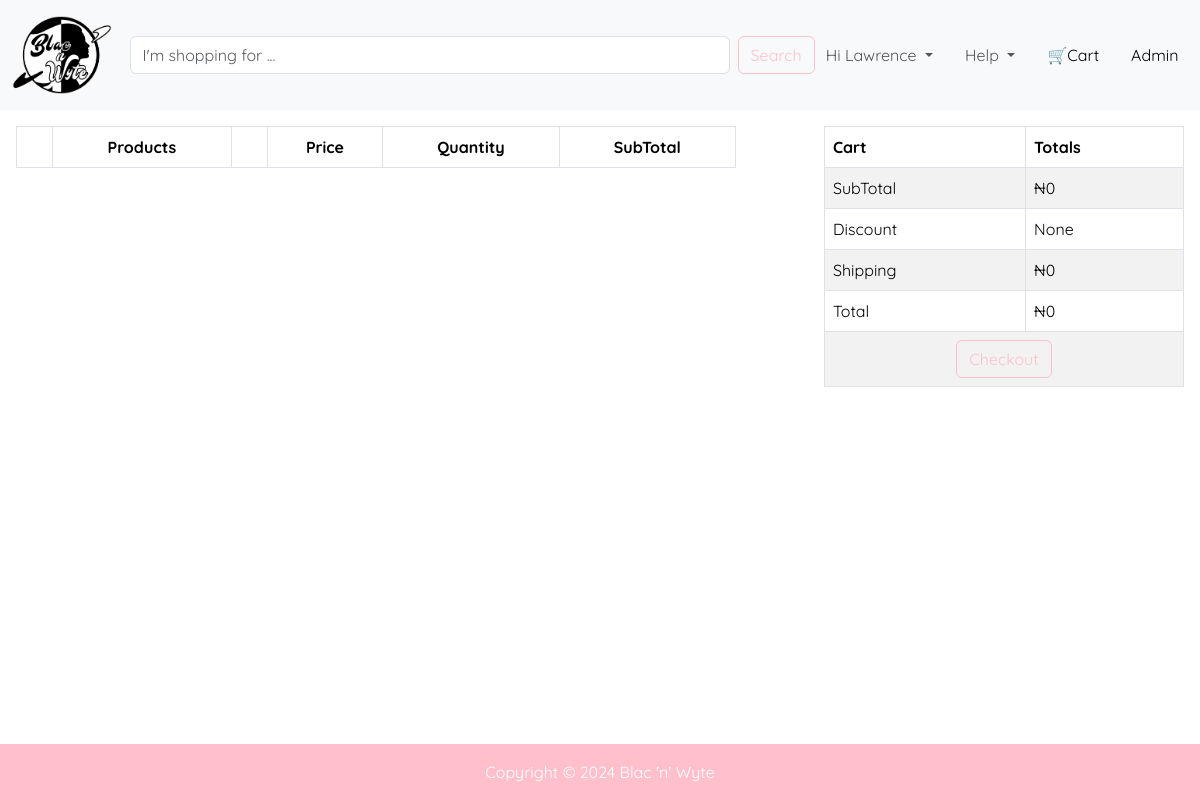
/all_cart (signed in), run on an earlier commit of the app's database.
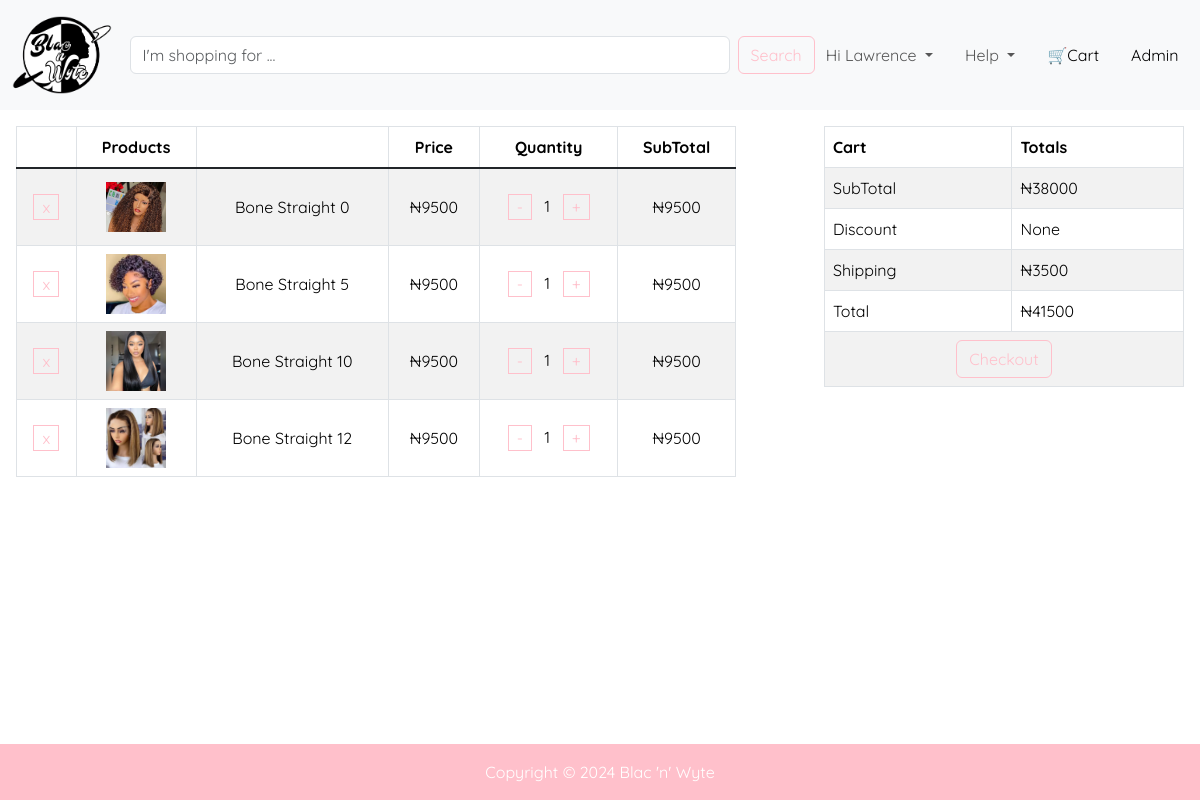
And on a later commit of the database.
### database.py (models this page shows, shortened)
class User(db.Model, UserMixin):
    id: Mapped[int] = mapped_column(primary_key=True)
    email: Mapped[str] = mapped_column(unique=True)
    firstname: Mapped[str]
    lastname: Mapped[str]
    phone: Mapped[int] = mapped_column(Integer)
    password: Mapped[str] = mapped_column(nullable=False)
    country: Mapped[str]
    state: Mapped[str]
    localgovt: Mapped[str]
    city: Mapped[str] = mapped_column(String(70))
    address: Mapped[str]
    registered_on: Mapped[DateTime] = mapped_column(DateTime, nullable=False)
    confirmed: Mapped[bool] = mapped_column(default=False, nullable=False)
    confirmed_on: Mapped[DateTime] = mapped_column(DateTime, nullable=True)
    is_admin: Mapped[bool] = mapped_column(Boolean, default=False, nullable=False)
    user_cart: Mapped[str] = relationship("Cart", back_populates="cart_user")
    user_order: Mapped[str] = relationship("Order", back_populates="order_user")

class Cart(db.Model):
    id: Mapped[int] = mapped_column(primary_key=True)
    quantity: Mapped[int]
    subtotal: Mapped[int]
    product_id: Mapped[int] = mapped_column(ForeignKey("product.id"), unique=True)
    user_id: Mapped[int] = mapped_column(ForeignKey("user.id"))
    cart_user: Mapped[str] = relationship("User", back_populates="user_cart")
    product: Mapped[str] = relationship("Product", back_populates=None)

class Product(db.Model):
    id: Mapped[int] = mapped_column(primary_key=True)
    image: Mapped[str]
    name: Mapped[str]
    desc: Mapped[str]
    price: Mapped[int]

### onlinestore.py (the view, shortened to what this page needs)
@app.route("/all_cart", methods=["GET", "POST"])
def all_cart():
    if current_user.is_authenticated:
        form_inc = CartRemoveForm()
        form_inc.submit.label.text = '+'
        form_dec = CartRemoveForm()
        form_dec.submit.label.text = '-'
        form = CartRemoveForm()
        items = Cart.query.where(Cart.user_id == current_user.id)
        indexed_items = [(num + 1, item) for num, item in enumerate(items)]
        subtotal = 0
        for num, entry in indexed_items:
            subtotal += entry.subtotal
        if subtotal > 0:
            shipping_price = 3500
        else:
            shipping_price = 0
        total = subtotal + shipping_price
    else:
        return redirect(url_for('signin'))
    return render_template('cart.html', products=indexed_items, subtotal=subtotal, shipping_price=shipping_price, total=total, form=form, form_inc=form_inc, form_dec=form_dec, logged_in=current_user.is_authenticated, user=current_user, year=year)

### form.py
class CartRemoveForm(FlaskForm):
    submit = SubmitField(label='x', render_kw={'class': 'btn btn-outline-success cart'})

### method_override.py (called while the page is built)
    def __call__(self, environ, start_response):
        method = environ.get('HTTP_X_HTTP_METHOD_OVERRIDE', '').upper()
        if method in self.allowed_methods:
            environ['REQUEST_METHOD'] = method
        if method in self.bodyless_methods:
            environ['CONTENT_LENGTH'] = '0'
        return self.app(environ, start_response)

### onlinestore.py (called while the page is built)
@login_manager.user_loader
def user_loader(user_id):
    return db.session.execute(db.select(User).where(User.id == user_id)).scalar()

### templates/cart.html (shortened to what this page needs)
{% extends "header.html" %}
{% block content %}
    <section id="cart">
      <table id="cart-table" class="table items table-striped table-bordered text-center">
        <thead>
          <tr>
            <th scope="col"></th>
            <th scope="col">Products</th>
            <th scope="col"></th>
            <th scope="col">Price</th>
            <th scope="col">Quantity</th>
            <th scope="col">SubTotal</th>
          </tr>
        </thead>
        <tbody class="table-group-divider">
        {% for num, item in products %}
          <tr>
            <td scope="row">
              <form method="POST" action="{{ url_for('all_cart', id=item.id) }}" id="{{ item.id }}" class="cart-btn-form">
                {{ form.hidden_tag() }} {{ form.submit }}
              </form>
            </td>
            <td><img src="{{ url_for('static', filename=item.product.image) }}" alt="image" class="cart-image"></td>
            <td>{{ item.product.name }}</td>
            <td>₦{{ item.product.price }}</td>
            <td>
              <form method="POST" action="{{ url_for('all_cart', id=item.id, btn='-') }}" class="cart-btn-form minus">
                {{ form_dec.hidden_tag() }} {{ form_dec.submit }}
              </form>
              {{ item.quantity }}
              <form method="POST" action="{{ url_for('all_cart', id=item.id, btn='+') }}" class="cart-btn-form plus">
                {{ form_inc.hidden_tag() }} {{ form_inc.submit }}
              </form>
            </td>
            <td>₦{{ item.subtotal }}</td>
          </tr>
        {% endfor %}
        </tbody>
      </table>
      <table class="table cart table-striped table-bordered">
        <thead>
          <tr>
            <th>Cart</th>
            <th>Totals</th>
          </tr>
        </thead>
        <tbody>
          <tr>
            <td>SubTotal</td>
            <td>₦{{ subtotal }}</td>
          </tr>
          <tr>
            <td>Discount</td>
            <td> None </td>
          </tr>
          <tr>
            <td>Shipping</td>
            <td> ₦{{ shipping_price }} </td>
          </tr>
          <tr>
            <td>Total</td>
            <td> ₦{{ total }} </td>
          </tr>
          <tr>
            <td colspan="2" class="text-center"><a href="{{ url_for('checkout', total=total) }}" class="btn btn-outline-success">Checkout</a></td>
          </tr>
        </tbody>
      </table>
    </section>
{% endblock %}

### templates/header.html (shortened to what this page needs)
<!doctype html>
<html lang="en">
  <head>
    <link href="https://cdn.jsdelivr.net/npm/bootstrap@5.3.3/dist/css/bootstrap.min.css" rel="stylesheet">
    <link rel="stylesheet" href="{{ url_for('static', filename='css/style.css') }}">
  </head>
  <body>
    <nav class="navbar fixed-top navbar-expand-lg bg-body-tertiary">
      <div class="container-fluid">
        <a class="navbar-brand" href="{{ url_for('index') }}">
          <img src="{{url_for('static', filename='images/logo.png')}}" alt="Blac'n'Wyte" width="100" height="100">
        </a>
        <div class="collapse navbar-collapse" id="navbarSupportedContent">
          <form class="d-flex mx-auto" role="search">
            <input class="form-control me-2" type="search" placeholder="I'm shopping for ..." aria-label="Search">
            <button class="btn btn-outline-success" type="submit">Search</button>
          </form>
          <ul class="navbar-nav mx-auto mb-2 mb-lg-0">
            <li class="nav-item dropdown">
              {% if logged_in: %}
              <a class="nav-link dropdown-toggle" href="#" role="button" data-bs-toggle="dropdown" aria-expanded="false">
                Hi {{ user.firstname }}
              </a>
              {% else: %}
              <a class="nav-link dropdown-toggle" href="#" role="button" data-bs-toggle="dropdown" aria-expanded="false">
                Account
              </a>
              {% endif %}
            </li>
            <li class="nav-item dropdown ms-3">
              <a class="nav-link dropdown-toggle" href="#" role="button" data-bs-toggle="dropdown" aria-expanded="false">
                Help
              </a>
            </li>
            <li class="nav-item ms-3">
              <a class="nav-link active" href="{{ url_for('all_cart') }}" aria-current="page">🛒Cart</a>
            </li>
            {% if user.email == 'lawrence.nno@gmail.com' or user.is_admin == True %}
              <li class="nav-item ms-3">
                <a class="nav-link active" href="{{ url_for('admin.index') }}" aria-current="page">Admin</a>
              </li>
            {% endif %}
          </ul>
        </div>
      </div>
    </nav>
    <main>
      {% block content %}
      {% endblock %}
    </main>
    <footer class="text-center">
      Copyright &#169; {{ year }} Blac 'n' Wyte
    </footer>
  </body>
</html>

### static/css/style.css (style rules this page uses)
body { font-family: "Quicksand", sans-serif; font-optical-sizing: auto; display: flex; flex-direction: column; min-height: 100vh; }
main { flex-grow: 1 !important; }
footer { margin-top: 1rem; padding: 1rem; background-color: pink; color: white; }
.navbar { --bs-navbar-padding-x: 0; --bs-navbar-padding-y: 0; --bs-navbar-color: rgba(var(--bs-emphasis-color-rgb), 0.65); --bs-navbar-hover-color: rgba(var(--bs-emphasis-color-rgb), 0.8); --bs-navbar-disabled-color: rgba(var(--bs-emphasis-color-rgb), 0.3); --bs-navbar-active-color: rgba(var(--bs-emphasis-color-rgb), 1); --bs-navbar-brand-padding-y: 0.3125rem; --bs-navbar-brand-margin-end: 1rem; --bs-navbar-brand-font-size: 1.25rem; --bs-navbar-brand-color: rgba(var(--bs-emphasis-color-rgb), 1); --bs-navbar-brand-hover-color: rgba(var(--bs-emphasis-color-rgb), 1); --bs-navbar-nav-link-padding-x: 0.5rem; --bs-navbar-toggler-padding-y: 0.25rem; --bs-navbar-toggler-padding-x: 0.75rem; --bs-navbar-toggler-font-size: 1.25rem; --bs-navbar-toggler-border-color: rgba(var(--bs-emphasis-color-rgb), 0.15); --bs-navbar-toggler-border-radius: var(--bs-border-radius); --bs-navbar-toggler-focus-width: 0.25rem; --bs-navbar-toggler-transition: box-shadow 0.15s ease-in-out; position: relative; display: flex; flex-wrap: wrap; align-items: center; justify-content: space-between; padding: var(--bs-navbar-padding-y) var(--bs-navbar-padding-x); }
.btn-outline-success { --bs-btn-color: #FFC0CB; --bs-btn-border-color: #FFC0CB; --bs-btn-hover-color: #fff; --bs-btn-hover-bg: #FFC0CB; --bs-btn-hover-border-color: #FFC0CB; --bs-btn-focus-shadow-rgb: 25,135,84; --bs-btn-active-color: #fff; --bs-btn-active-bg: #FFC0CB; --bs-btn-active-border-color: #FFC0CB; --bs-btn-active-shadow: inset 0 3px 5px rgba(0, 0, 0, 0.125); --bs-btn-disabled-color: #FFC0CB; --bs-btn-disabled-bg: transparent; --bs-btn-disabled-border-color: #FFC0CB; --bs-gradient: none; }
.form-control.me-2 { width: 600px; }
.cart-image { width: 60px; height: 60px; object-fit: contain; }
.table.items { width: 60%; float: left; margin-top: 1rem; margin-left: 1rem; }
.table.cart { width: 30%; float: right; margin-right: 1rem; margin-top: 1rem; }
.cart-btn-form { display: inline-block; }
.cart-btn-form.plus { margin-left: 0.5rem; }
.cart-btn-form.minus { margin-right: 0.5rem; }
.btn.btn-outline-success.cart { --bs-btn-border-color: #FFC0CB; --bs-btn-padding-x: 0.5rem; --bs-btn-padding-y: 0; --bs-btn-border-radius: 0; }
#cart-table td { vertical-align: middle; }

What changed in the data, as far as the page shows it:
added Cart: image (picture), product.name "Bone Straight 0", product.price "9500", quantity "1", subtotal "9500"
added Cart: image (picture), product.name "Bone Straight 5", product.price "9500", quantity "1", subtotal "9500"
added Cart: image (picture), product.name "Bone Straight 10", product.price "9500", quantity "1", subtotal "9500"
added Cart: image (picture), product.name "Bone Straight 12", product.price "9500", quantity "1", subtotal "9500"
Also different on the page:
{{ subtotal }}: "0" → "38000"
{{ shipping_price }}: "0" → "3500"
{{ total }}: "0" → "41500"
